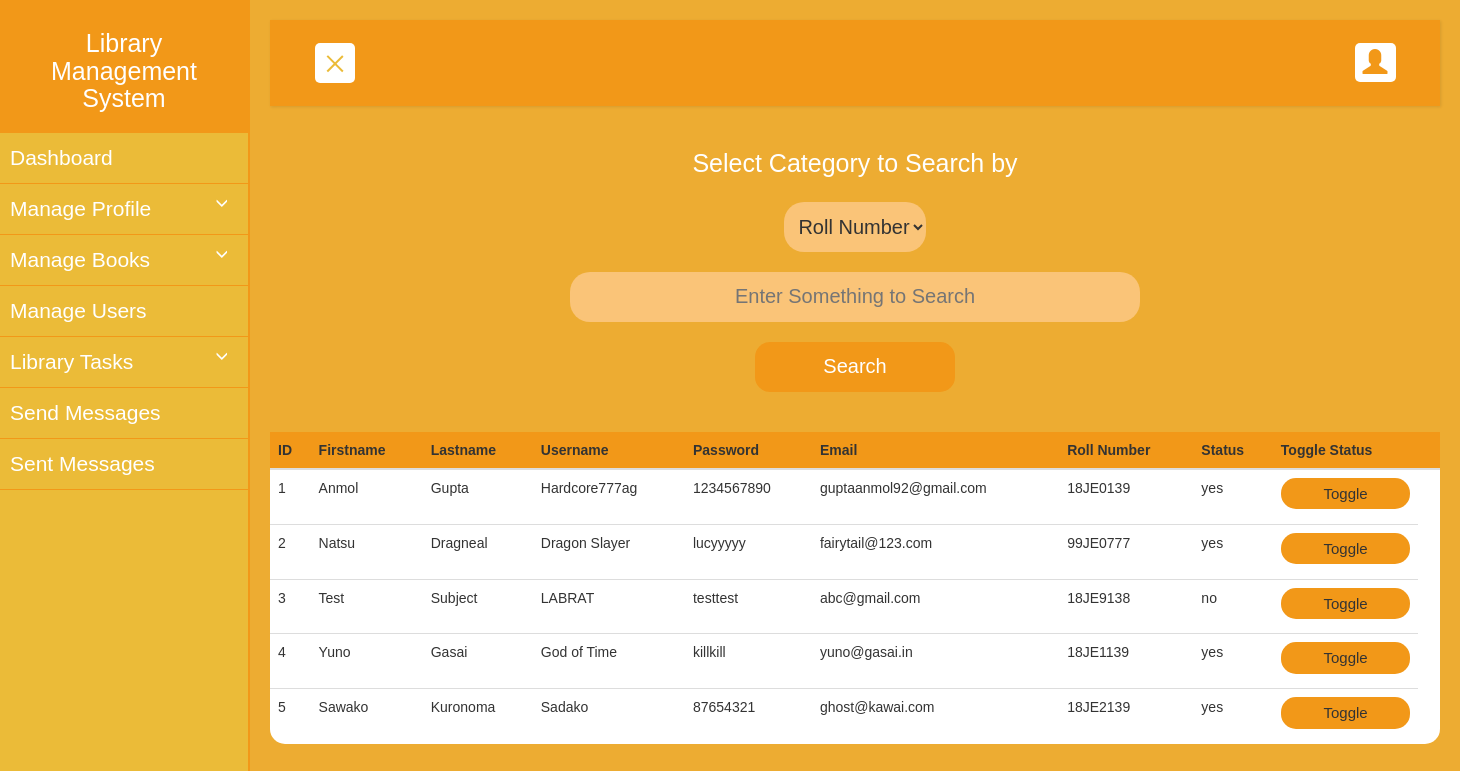
Screenshot of /muser.php (signed in) with the database file from the repository.
### tables this page shows
CREATE TABLE `students` (
  `id` int(11) NOT NULL,
  `fname` varchar(255) NOT NULL,
  `lname` varchar(255) NOT NULL,
  `name` varchar(255) NOT NULL,
  `password` varchar(255) NOT NULL,
  `email` varchar(255) NOT NULL,
  `roll` varchar(255) NOT NULL,
  `status` varchar(255) NOT NULL
);

### muser.php (the view, shortened to what this page needs)
<?php
include('header.php');
if (isset($_POST['submit']))
{
	$searchby=$_POST['searchby'];
	$cat=$_POST['cat'];
	$sql="SELECT * FROM students WHERE ".$cat." LIKE '%".$searchby."%'";
}
else
{
	$sql="SELECT * FROM students";
}
$res=mysqli_query($conn,$sql);
?>
<div class="container text-center" style="">
	<form  action="<?php echo htmlspecialchars($_SERVER["PHP_SELF"]);?>" method="POST">
		<div style="color: white;font-size: 25px;" class="slider">Select Category to Search by</div>
     	<br>
		<div class="slider" >
        <select name="cat" class="drop" style="text-align: center;" >
        <option value="roll">Roll Number</option>
    	</select>
    </div>
    <br>
    <input type="text" class="slidel" name="searchby" placeholder="Enter Something to Search" >
    <br>
    <br>
    <div class="text-center">
       	<input type="submit" name="submit" value="Search" class="butt slide">
    </div>
    <br>
    <br>
	</form>
</div>
<div class="table-responsive slide">
  <table class="table">
    <thead>
      <tr>
        <th>ID</th>
        <th>Firstname</th>
        <th>Lastname</th>
        <th>Username</th>
        <th>Password</th>
        <th>Email</th>
        <th>Roll Number</th>
        <th>Status</th>
        <th>Toggle Status<th>
      </tr>
    </thead>
    <tbody>
      <?php
      while($row=mysqli_fetch_assoc($res))
      {
      echo "<tr>";
        echo "<td>".$row["id"]."</td>";
        echo "<td>".$row["fname"]."</td>";
        echo "<td>".$row["lname"]."</td>";
        echo "<td>".$row["name"]."</td>";
        echo "<td>".$row["password"]."</td>";
        echo "<td>".$row["email"]."</td>";
        echo "<td>".$row["roll"]."</td>";
        echo "<td>".$row["status"]."</td>";
        echo "<td><a href='toggler.php?x=".$row["id"]."'><div class='tb' style='text-align:center;'>Toggle</div></td>";
      echo "<tr>";
  	  }
      ?>
    </tbody>
  </table>
 </div>
<?php
include('footer.php');
?>

### header.php (style rules this page uses)
body { font-family: 'Poppins', sans-serif; background: #edac32; }
a, a:hover, a:focus { color: inherit; text-decoration: none; transition: all 0.3s; }
.tb { font-size: 15px; padding: 5px; transition: 0.5s; background-color:#f29818; cursor: pointer; margin-bottom: 7px; border-radius: 15px; }
.table { background-color: white; padding: 30px; border-radius: 15px; transition: 0.5s; }
thead { background-color:#f29818; border-radius: 15px; }
.slide { animation-name: slide; -webkit-animation-name: slide; animation-duration: 1s; -webkit-animation-duration: 1s; visibility: visible; }
.butt { height: 50px; width: 200px; background-color: #f29818; color: white ; font-size: 20px; transition: 0.5s; border: 0px; border-radius: 15px; }
.slidel { animation-name: slidel; -webkit-animation-name: slidel; animation-duration: 1s; -webkit-animation-duration: 1s; visibility: visible; }
.slider { animation-name: slider; -webkit-animation-name: slider; animation-duration: 1s; -webkit-animation-duration: 1s; visibility: visible; }
input[type="text"] { transition: 0.5s; text-align: center; width: 50%; height: 50px; font-size: 20px; background-color: #fac478; margin: 0px;border: 0px; border-radius: 20px; }
.drop { transition: 0.5s; padding-left: 10px; text-align: center; height: 50px; font-size: 20px; background-color: #fac478; margin: 0px;border: 0px; border-radius: 20px; }

### rows the page displays
students: id "1", fname "Anmol", lname "Gupta", name "Hardcore777ag", password "1234567890", email "guptaanmol92@gmail.com", roll "18JE0139", status "yes"
students: id "2", fname "Natsu", lname "Dragneal", name "Dragon Slayer", password "lucyyyyy", email "fairytail@123.com", roll "99JE0777", status "yes"
students: id "3", fname "Test", lname "Subject", name "LABRAT", password "testtest", email "abc@gmail.com", roll "18JE9138", status "no"
students: id "4", fname "Yuno", lname "Gasai", name "God of Time", password "killkill", email "yuno@gasai.in", roll "18JE1139", status "yes"
students: id "5", fname "Sawako", lname "Kuronoma", name "Sadako", password "87654321", email "ghost@kawai.com", roll "18JE2139", status "yes"
